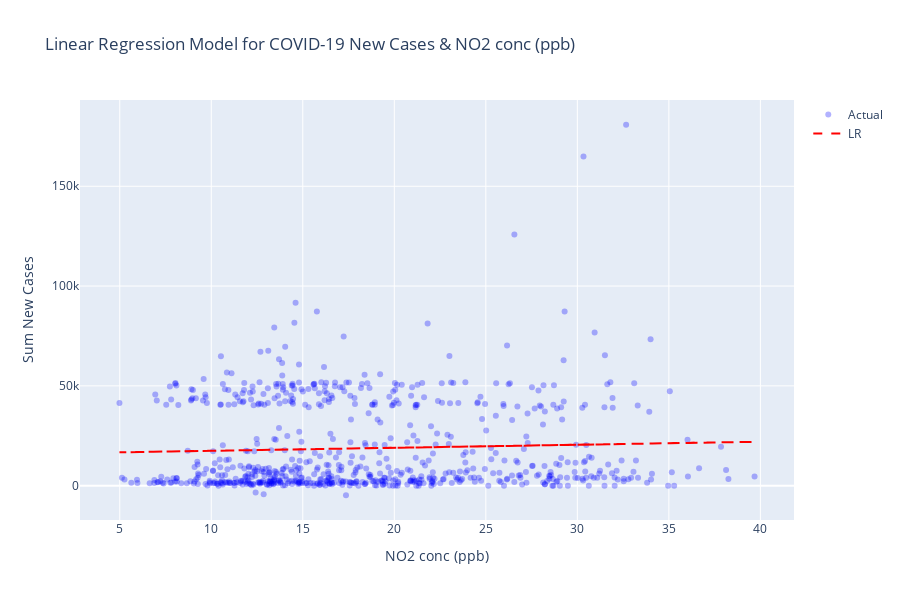

The notebook cell this image was saved under:
### Code cell
# For NO2 conc (ppb) & Sum New Cases
## Perform regression modeling
from sklearn.linear_model import LinearRegression
from sklearn.metrics import r2_score, mean_squared_error

import statsmodels.api as sm
import calendar

# Convert datetime to int
#x = data['Date'].values.astype(int) / 10**9  # Convert to seconds (UNIX epoch start)
#x = x.reshape(-1, 1)


x = NewData['NO2 conc (ppb)']
y = NewData['Sum New Cases']

#--------------------------------------------------------------
# Linear regression model
#--------------------------------------------------------------
# Stastical approach
x_lms = sm.add_constant(x)
linear_model_stat = sm.OLS(y, x_lms)
lms_results = linear_model_stat.fit()
p_values = lms_results.pvalues[1:]

# Machine learning approach (no p-values)
linear_model = LinearRegression()
linear_model.fit(x_lms, y)
y_linear_pred = linear_model.predict(x_lms)

# Calculate R2 and RMSE for linear regression model
linear_r2 = r2_score(y, y_linear_pred)
linear_rmse = np.sqrt(mean_squared_error(y, y_linear_pred))

print("Model Evaluation")
print("\nLinear Regression: RMSE=%.2f, R2=%.2f" % (linear_rmse, linear_r2))
for i, p_value in enumerate(p_values.index):
  print(f'P({p_value}): {p_values[i]}')

if any(p_values <= 0.05):
  print("There is a significant relationship between the predictor and the response\n")
else:
  print("There is no significant relationship between the predictor and the response\n")


# Plot the model
import plotly.graph_objects as go

xtt = NewData['NO2 conc (ppb)']#.dt.strftime('%Y-%m-%d')
scatter_actual = go.Scatter(x=xtt, y=y, mode='markers', name='Actual', marker=dict(color='blue', opacity=0.3))

line_regression = go.Scatter(x=xtt, y=y_linear_pred, mode='lines', name='LR', line=dict(color='red', dash='dash'))

data = [scatter_actual, line_regression]

layout = go.Layout(xaxis=dict(title='NO2 conc (ppb)'),
                   yaxis=dict(title='Sum New Cases'),
                   title='Linear Regression Model for COVID-19 New Cases & NO2 conc (ppb)',
                   showlegend=True,
                   height=600)

fig = go.Figure(data=data, layout=layout)
fig.show()

### Figure 1 — Plotly figure (JSON) as saved in the notebook; plotly's stock layout.template omitted (floating-point values rounded to 4 significant figures; data arrays with more than 128 entries replaced by an {"elided": "..."} marker saying what was removed)
{"data": [{"marker": {"color": "blue", "opacity": 0.3}, "mode": "markers", "name": "Actual", "x": {"elided": "713 float values"}, "y": {"elided": "713 float values"}, "type": "scatter"}, {"line": {"color": "red", "dash": "dash"}, "mode": "lines", "name": "LR", "x": {"elided": "713 float values"}, "y": {"elided": "713 float values"}, "type": "scatter"}], "layout": {"height": 600, "showlegend": true, "title": {"text": "Linear Regression Model for COVID-19 New Cases & NO2 conc (ppb)"}, "xaxis": {"title": {"text": "NO2 conc (ppb)"}}, "yaxis": {"title": {"text": "Sum New Cases"}}}}
